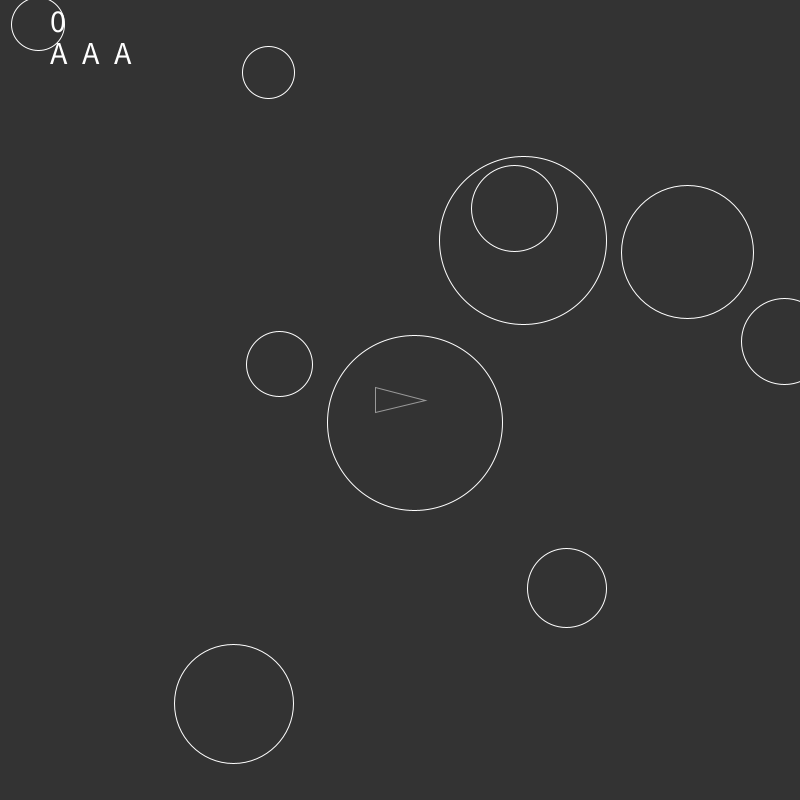
Frame 1 (no input)
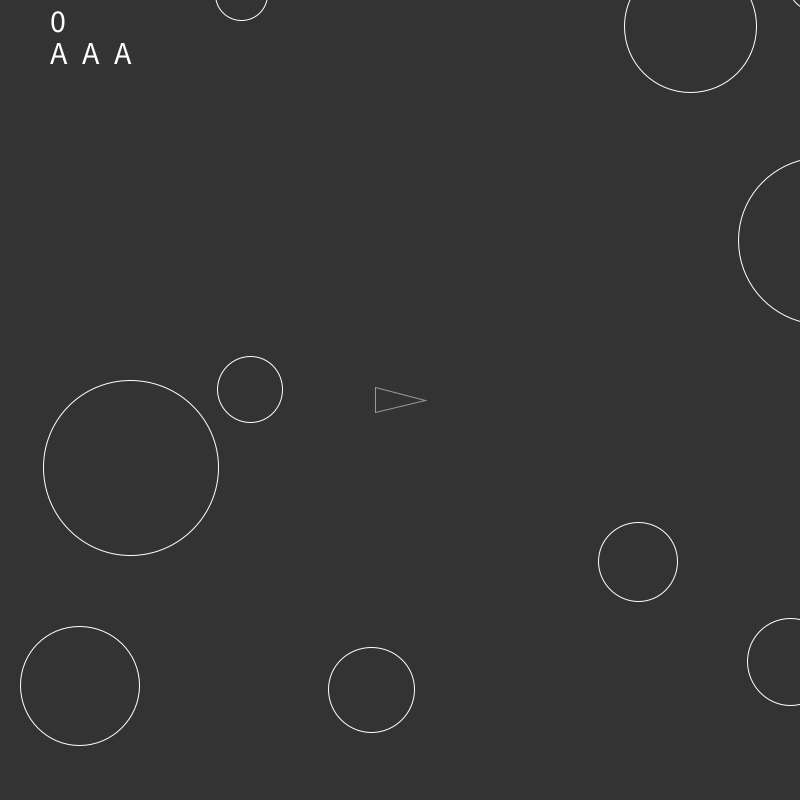
Frame 60 (the mouse pressed at the canvas centre just before this capture)
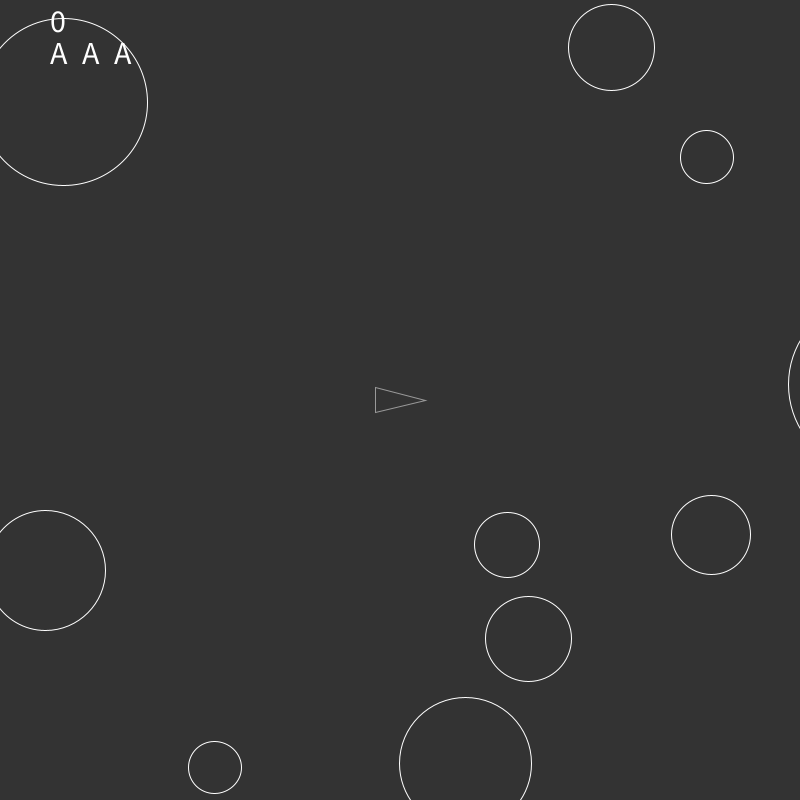
Frame 120 (the mouse held since frame 60 and released just before this capture)

The Processing sketch that drew these frames (run headless with seeded random() and noise(); from frame 60 on, the mouse is pressed at the canvas centre):

// Processing sketch: Asteroid
// ── Asteroid.pde
Ship ship;
ArrayList<Bullet> bullets = new ArrayList<Bullet>();
ArrayList<Rock> rocks = new ArrayList<Rock>();
int score = 0;

void newBoard() {
  for (int i = 0; i < 10; i++) {
    rocks.add(new Rock());
  }
  ship.spwaning = 500;
}

void setup() {
  size(800, 800);
  stroke(255);
  noFill();
  textSize(32);

  ship = new Ship();
  newBoard();
}

void draw() {
  if (rocks.size() == 0) {
    newBoard();
  }

  if (ship != null) {
    ship.controlPlayer();
    ship.friction();
    ship.update();
    ship.limits();
    ship.hitRocks();
    if (ship.life == 0) {
      ship = null;
    }
  }

  for (int i =  bullets.size() - 1; i >= 0; i--) {
    Bullet b = bullets.get(i);
    b.update();
    b.limits();
    b.decreaseEnergy();
    b.hitRocks();
  }

  for (int i = 0; i < rocks.size(); i++) {
    Rock r = rocks.get(i);
    r.update();
    r.limits();
    r.collideRocks();
  }


  background(51);

  if (ship != null) {
    ship.show();
  }

  for (int i = 0; i < bullets.size(); i++) {
    bullets.get(i).show();
  }

  for (int i = 0; i < rocks.size(); i++) {
    rocks.get(i).show();
  }

  textAlign(LEFT);
  text(score, 50, 32);
  if (ship != null) {
    for (int i = 0; i < ship.life; i++) {
      text("A", 50 + i * 32, 64);
    }
  } else {
    textAlign(CENTER);
    text("Game Over", width / 2, height / 2);
  }
}

void keyPressed() {
  mapKeys(true);
}

void keyReleased() {
  mapKeys(false);
}

// ── Bullet.pde
class Bullet extends Entity {
  int energy;
  
  Bullet(PVector position, PVector velocity) {
    this.position = position;
    this.velocity = velocity;
    this.acceleration = new PVector(0, 0);
    this.mass = 1;
    this.energy = 100;
  }
  
  void decreaseEnergy() {
    this.energy--;
    if(this.energy <= 0) {
      bullets.remove(this);
    }
  }
  
  void limits() {
    this.velocity.limit(10.0);
  }
  
  void hitRocks() {
    for (int j = rocks.size() - 1; j >= 0; j--) {
      Rock r = rocks.get(j);
      if (this.hit(r)) {
        score += 100;
        if (r.mass >= 50) {
          rocks.add(new Rock(r));
          rocks.add(new Rock(r));
        }
        rocks.remove(j);
        bullets.remove(this);
      }
    }
  }
  
  void show() {
    stroke(255);
    ellipse(this.position.x, this.position.y, this.mass, this.mass);
  }
}

// ── Entity.pde
abstract class Entity {
  PVector position;
  PVector velocity;
  PVector acceleration;
  float mass;
  
  boolean hit(Entity other) {
    float d = this.position.dist(other.position);
    float l = (this.mass + other.mass) / 2;
    return (d < l);
  }
  
  PVector collide(Entity other) {
    float d = this.position.dist(other.position);
    float l = (this.mass + other.mass) / 2;
    if(d < l) {
      return this.position.copy().sub(other.position).normalize().mult(l - d);
    } else {
      return new PVector(0, 0);
    }
  }
  
  void limits() {
    float r = this.mass / 2;
    
    if(this.position.x > width + r) {
      this.position.x = -r;
    } else if(this.position.x < -r) {
      this.position.x = width + r;
    }
    
    if(this.position.y > height + r) {
      this.position.y = -r;
    } else if(this.position.y < -r) {
      this.position.y = height + r;
    }
    
    this.velocity.limit(5.0);
  }
  
  void applyForce(PVector force) {
    this.acceleration.add(force.copy().div(this.mass));
  }
  
  void update() {
    this.velocity.add(this.acceleration);
    this.position.add(this.velocity);
    this.acceleration.mult(0);
  }
  
  abstract void show();
}

// ── Rock.pde
class Rock extends Entity {
  Rock() {
    this.position = new PVector(random(0, width), random(0, height));
    this.velocity = PVector.random2D().mult(random(1.0, 3.0));
    this.acceleration = new PVector(0, 0);
    this.mass = random(50, 200);
  }

  Rock(Rock parent) {
    this.position = parent.position.copy();
    this.velocity = PVector.random2D().mult(random(1.0, 3.0));
    this.acceleration = new PVector(0, 0);
    this.mass = parent.mass / 2;
  }

  void collideRocks() {
    for (int j = 0; j < rocks.size(); j++) {
      Rock o = rocks.get(j);
      if (this != o) {
        float m = this.mass + o.mass;
        PVector v = this.collide(o).mult(m);  
        this.applyForce(v);
        o.applyForce(v.mult(-1));
      }
    }
  }

  void show() {
    stroke(255);
    ellipse(this.position.x, this.position.y, this.mass, this.mass);
  }
}

// ── Ship.pde
class Ship extends Entity {
  float heading;
  int life;
  int spwaning;

  Ship() {
    this.position = new PVector(width / 2, height / 2);
    this.velocity = new PVector(0, 0);
    this.acceleration = new PVector(0, 0);
    this.mass = 50;
    this.heading = 0;
    this.life = 3;
    this.spwaning = 0;
  }
  
  void controlPlayer() {
    if (keys[KEY_TRUST]) {
      this.trust();
    }
    if (keys[KEY_TURN_LEFT]) {
      this.turn(-0.05);
    }
    if (keys[KEY_TURN_RIGHT]) {
      this.turn(0.05);
    }
    if (keys[KEY_SHOOT]) {
      this.shoot();
    }
  }

  void respawn() {
    this.position = new PVector(width / 2, height / 2);
    this.velocity = new PVector(0, 0);
    this.acceleration = new PVector(0, 0);
    this.mass = 50;
    this.heading = 0;
    this.life--;
    this.spwaning = 500;
  }

  void shoot() {
    if (bullets.size() < 50) {
      float r = this.mass / 2;
      PVector h = PVector.fromAngle(heading);
      bullets.add(new Bullet(h.copy().mult(r).add(this.position), h.mult(10.0)));
    }
  }

  void turn(float delta) {
    this.heading += delta;
  }

  void trust() {
    this.applyForce(PVector.fromAngle(heading).mult(20));
  }

  void friction() {
    this.applyForce(this.velocity.copy().mult(-0.01 * this.mass));
  }
  
  void hitRocks() {
    for (int j = rocks.size() - 1; j >= 0; j--) {
      Rock r = rocks.get(j);
      if (this.spwaning == 0 && ship.hit(r)) {
        this.respawn();
      }
    }
  }

  void update() {
    super.update();
    if (this.spwaning > 0) {
      this.spwaning--;
    }
  }

  void show() {
    if (this.spwaning > 0) {
      stroke(255, 128);
    } else {
      stroke(255);
    }
    pushMatrix();
    translate(this.position.x, this.position.y);
    rotate(this.heading);
    float r = this.mass / 2;
    triangle(-r, -r / 2, r, 0, -r, r / 2);
    popMatrix();
  }
}

// ── Utility.pde
static final int KEY_TRUST = 0;
static final int KEY_TURN_LEFT = 1;
static final int KEY_TURN_RIGHT = 2;
static final int KEY_SHOOT = 3;

boolean[] keys = new boolean[4];

void mapKeys(boolean b) {
  if (key == 'w') {
    keys[KEY_TRUST] = b;
  } else if (key == 'a') {
    keys[KEY_TURN_LEFT] = b;
  } else if (key == 'd') {
    keys[KEY_TURN_RIGHT] = b;
  } else if (key == ' ') {
    keys[KEY_SHOOT] = b;
  }
}
